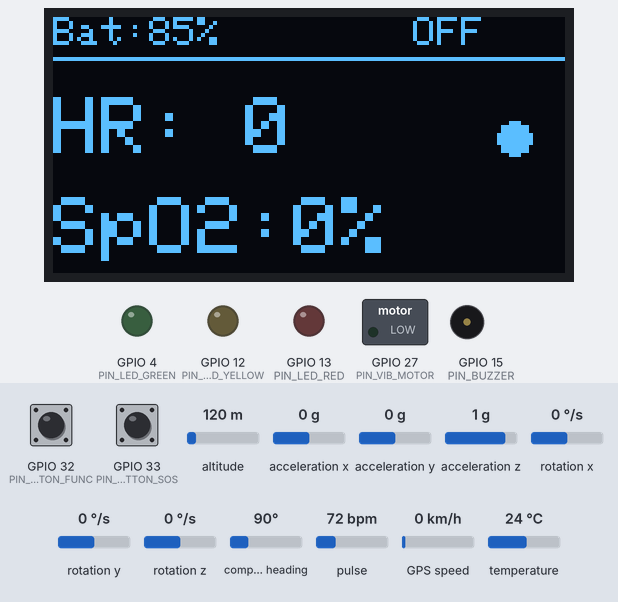
Simulated run of this sketch. Board: ESP32. Parts: 128×64 one-colour display, switched loads named in the sketch (green lamp = pin HIGH), output pins drawn as LEDs (lit = HIGH), buzzer (waves = sounding, pin HIGH). The inputs (shaded band) are chosen by the test bench; at power-on: GPIO 33 (PIN_BUTTON_SOS) HIGH, GPIO 32 (PIN_BUTTON_FUNC) HIGH, altitude 120 m, acceleration x 0 g, acceleration y 0 g, acceleration z 1 g, rotation x 0 °/s, rotation y 0 °/s, rotation z 0 °/s, compass heading 90°, pulse 72 bpm, GPS speed 0 km/h, temperature 24 °C. The display library's start-up logo is not drawn; random numbers use the default seed unless the sketch sets one; the GPS gets a fix after 3 s at 37.7749, -122.4194 with 8 satellites; no radio packets arrive unless stated; what the sketch prints to the serial monitor is not drawn.

Above: at 3.2 s.
3.3 s: GPIO 33 (PIN_BUTTON_SOS) pulled LOW for 0.15 s
At 3.8 s:
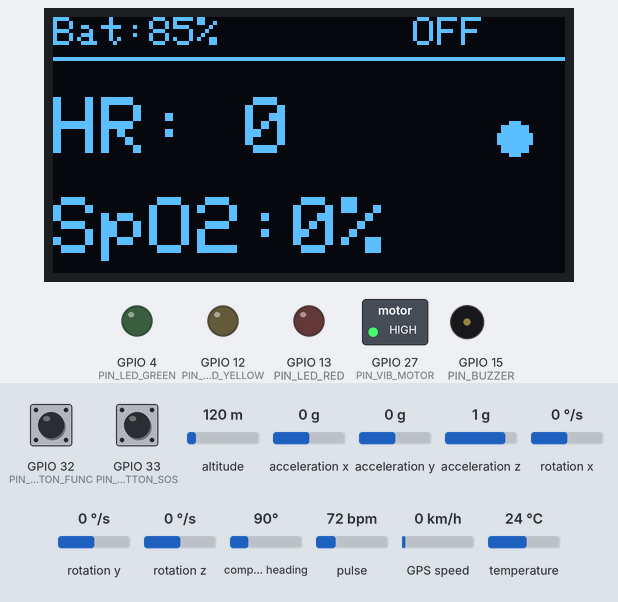
4.0 s: GPIO 33 (PIN_BUTTON_SOS) pulled LOW for 1 s
At 5.4 s:
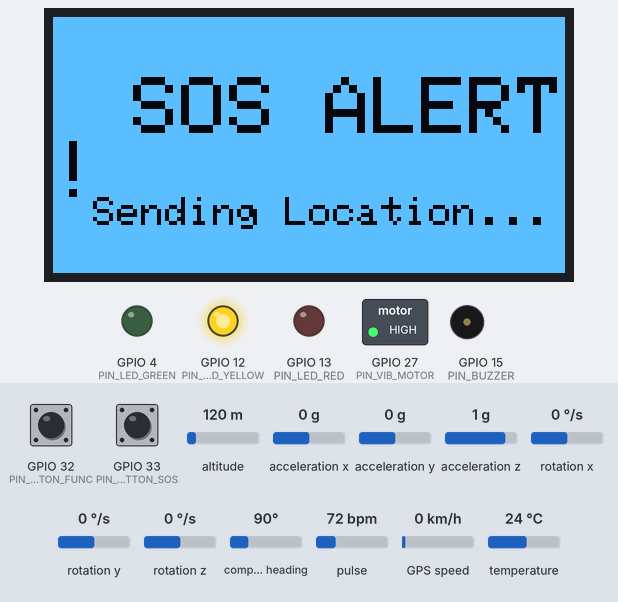
7.0 s: GPIO 32 (PIN_BUTTON_FUNC) pulled LOW for 0.15 s
At 7.44 s:
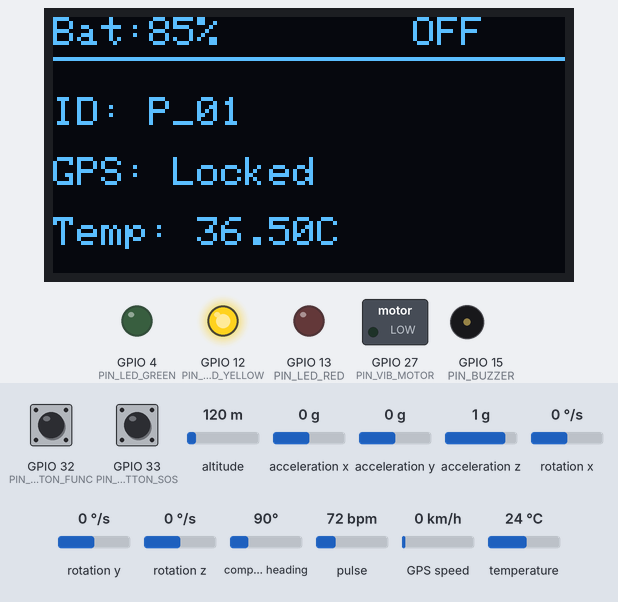
7.7 s: GPIO 32 (PIN_BUTTON_FUNC) pulled LOW for 3.2 s
At 11.4 s:
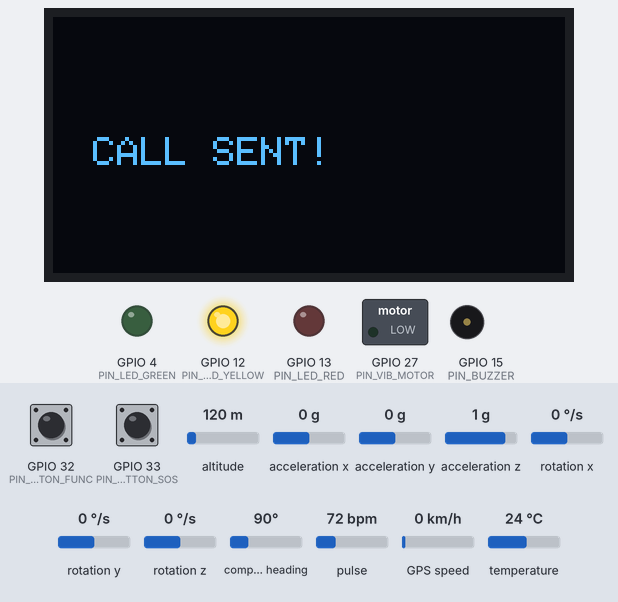
11.5 s: altitude set to 20 m
15.5 s: GPIO 32 (PIN_BUTTON_FUNC) pulled LOW for 0.15 s
At 16.6 s:
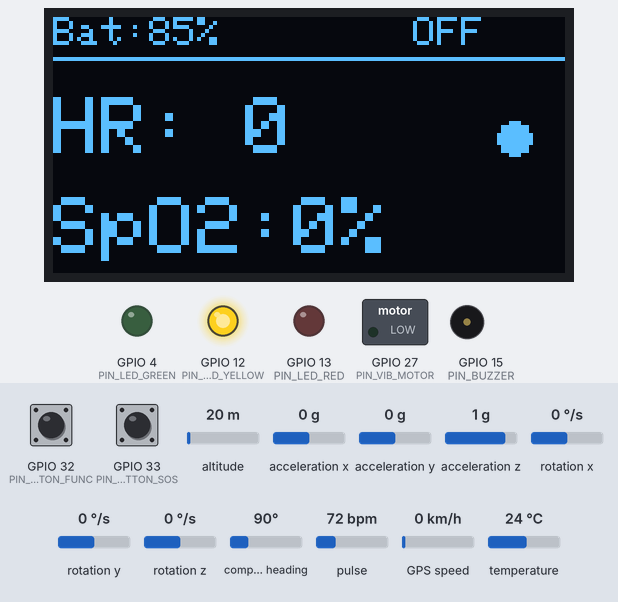
Timing chart, 0 to 17.2 s (numbered marks = the images above; inputs shaded):
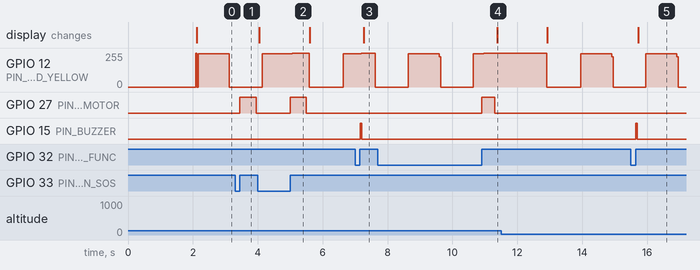

The sketch:

Wrist_Band.ino
```cpp
#include "MAX30100_PulseOximeter.h"
#include <Adafruit_GFX.h>
#include <Adafruit_MPU6050.h>
#include <Adafruit_SSD1306.h>
#include <Adafruit_Sensor.h>
#include <ArduinoJson.h>
#include <LoRa.h>
#include <SPI.h>
#include <TinyGPS++.h>
#include <WiFi.h>
#include <Wire.h>
#include <esp_now.h>

// --- OLED CONFIG ---
#define SCREEN_WIDTH 128
#define SCREEN_HEIGHT 64
#define OLED_RESET -1
Adafruit_SSD1306 display(SCREEN_WIDTH, SCREEN_HEIGHT, &Wire, OLED_RESET);

// --- HARDWARE CONFIGURATION (ESP32 DevKit V1) ---
// Buttons
#define PIN_BUTTON_SOS 33  // BUTTON A (Red?): SOS Activate/Deactivate
#define PIN_BUTTON_FUNC 32 // BUTTON B (Green?): Page / Call / Cancel

// LEDs (Status Indicators)
#define PIN_LED_GREEN 4   // Safe / Heartbeat
#define PIN_LED_YELLOW 12 // Alert / Warning
#define PIN_LED_RED 13    // SOS / Emergency

// Haptic & Audio
#define PIN_BUZZER 15    // Active High Buzzer
#define PIN_VIB_MOTOR 27 // Vibration Motor (Transistor Driven)

// LoRa RA-02
#define LORA_SCK 18
#define LORA_MISO 19
#define LORA_MOSI 23
#define LORA_NSS 5
#define LORA_RST 14
#define LORA_DIO0 26

// GPS NEO-6M
#define GPS_RX 16
#define GPS_TX 17

// Constants
#define BAND 433E6
#define NODE_ID "P_01"

// Global Objects
TinyGPSPlus gps;
HardwareSerial gpsSerial(2);
PulseOximeter pox;
Adafruit_MPU6050 mpu;

// --- STATE MANAGEMENT ---
unsigned long lastSendTime = 0;
const int SEND_INTERVAL = 3000;

// Vitals Simulation
int heartRate = 72;
int spo2 = 98;
bool isEmergency = false;
bool isCardiacEvent = false;
bool isWorn = false;
bool fallDetected = false;
int batteryLevel = 85;

// Button Logic
bool lastSosState = HIGH;
bool lastFuncState = HIGH;
unsigned long pressTimeFunc = 0;
unsigned long pressTimeSos = 0;

// UI State
int currentPage = 0; // 0=Vitals, 1=Info, 2=QR/ID
unsigned long lastDisplayUpdate = 0;

// Fall Detection State Machine
bool trigger_ff = false;
bool trigger_impact = false;
unsigned long ff_timestamp = 0;
unsigned long impact_timestamp = 0;

// ESP-NOW Structure
typedef struct struct_message {
  char type[10]; // "UPDATE"
  int slot_id;
  int hour;
  int minute;
} struct_message;

struct_message myData;
esp_now_peer_info_t peerInfo;
uint8_t broadcastAddress[] = {0xFF, 0xFF, 0xFF, 0xFF, 0xFF, 0xFF};

// --- FEEDBACK HELPERS ---
void triggerHaptic(int duration) {
  digitalWrite(PIN_VIB_MOTOR, HIGH);
  delay(duration);
  digitalWrite(PIN_VIB_MOTOR, LOW);
}

void triggerBeep(int duration) {
  digitalWrite(PIN_BUZZER, HIGH);
  delay(duration);
  digitalWrite(PIN_BUZZER, LOW);
}

// --- GPS UPDATE ---
void updateGPS() {
  while (gpsSerial.available() > 0) {
    gps.encode(gpsSerial.read());
  }
}

// --- SENSOR CHECKS (ADVANCED FALL DETECTION) ---
void checkFall() {
  sensors_event_t a, g, temp;
  mpu.getEvent(&a, &g, &temp);

  // Calculate Total G-Force (a.acceleration is in m/s^2, divide by 9.8 to get
  // G)
  float ax_g = a.acceleration.x / 9.8;
  float ay_g = a.acceleration.y / 9.8;
  float az_g = a.acceleration.z / 9.8;
  float total_g = sqrt(pow(ax_g, 2) + pow(ay_g, 2) + pow(az_g, 2));

  // STAGE 1: Detect Free Fall (< 0.5g)
  if (total_g < 0.5 && !trigger_ff) {
    trigger_ff = true;
    ff_timestamp = millis();
  }

  // STAGE 2: Detect Impact (> 3.0g) within 500ms of Free Fall
  if (trigger_ff) {
    if (millis() - ff_timestamp < 500) {
      if (total_g > 3.0) {
        trigger_impact = true;
        impact_timestamp = millis();
        trigger_ff = false;
        Serial.println("Stage 2: Impact Detected!");
      }
    } else {
      trigger_ff = false;
    }
  }

  // STAGE 3: Inactivity Check (Low Gyro) for 2s after Impact
  if (trigger_impact) {
    if (millis() - impact_timestamp > 2000) {
      float gx = abs(g.gyro.x);
      float gy = abs(g.gyro.y);
      float gz = abs(g.gyro.z);

      if (gx < 0.35 && gy < 0.35 && gz < 0.35) {
        if (!isEmergency) {
          Serial.println("!!! FALL CONFIRMED - NO MOVEMENT !!!");
          isEmergency = true;
          fallDetected = true;
          triggerHaptic(2000);
          triggerBeep(2000);
        }
      } else {
        Serial.println("Movement detected - Fall Cancelled");
      }
      trigger_impact = false;
    }
  }
}

// --- OLED UPDATE (PRO UI) ---
void updateDisplay() {
  display.clearDisplay();
  display.setTextColor(SSD1306_WHITE);

  // 1. EMERGENCY UI
  if (isEmergency) {
    display.invertDisplay(true); // FLASH SCREEN
    display.setTextSize(2);
    display.setCursor(20, 15);
    if (fallDetected)
      display.println("FALL!!");
    else
      display.println("SOS ALERT!");

    display.setTextSize(1);
    display.setCursor(10, 45);
    display.print("Sending Location...");
    display.display();
    return;
  }
  display.invertDisplay(false);

  // 2. NORMAL UI
  // Top Bar: Battery | LoRa
  display.setTextSize(1);
  display.setCursor(0, 0);
  display.print("Bat:");
  display.print(batteryLevel);
  display.print("%");

  display.setCursor(90, 0);
  display.print(isWorn ? "WORN" : "OFF");

  display.drawLine(0, 10, 128, 10, 1);

  // Pages
  if (currentPage == 0) { // VITALS PAGE
    display.setTextSize(2);
    display.setCursor(0, 20);
    display.print("HR: ");
    display.println(isWorn ? heartRate : 0);
    display.setCursor(0, 45);
    display.print("SpO2:");
    display.print(isWorn ? spo2 : 0);
    display.println("%");

    // Activity Icon mockup
    display.fillCircle(115, 30, 4, 1); // Mock "Pulse" dot
  } else if (currentPage == 1) {       // INFO PAGE
    display.setTextSize(1);
    display.setCursor(0, 20);
    display.print("ID: ");
    display.println(NODE_ID);
    display.setCursor(0, 35);
    display.print("GPS: ");
    if (gps.location.isValid())
      display.println("Locked");
    else
      display.println("Searching...");
    display.setCursor(0, 50);
    display.print("Temp: ");
    display.print(36.5);
    display.println("C");
  }

  // Footer Actions
  // display.drawLine(0, 54, 128, 54, 1);

  display.display();
}

// --- STATUS INDICATORS ---
void updateIndicators() {
  digitalWrite(PIN_LED_GREEN, LOW);
  digitalWrite(PIN_LED_YELLOW, LOW);
  digitalWrite(PIN_LED_RED, LOW);

  if (!isWorn) {
    static bool blinkState = false;
    static unsigned long lastBlink = 0;
    if (millis() - lastBlink > 1000) {
      blinkState = !blinkState;
      lastBlink = millis();
    }
    digitalWrite(PIN_LED_YELLOW, blinkState ? HIGH : LOW);
    return;
  }

  if (isEmergency) {
    // SOS: Fast Red Strobe + Siren
    static bool blinkState = false;
    static unsigned long lastBlink = 0;
    if (millis() - lastBlink > 100) {
      blinkState = !blinkState;
      lastBlink = millis();
      if (blinkState) {
        digitalWrite(PIN_VIB_MOTOR, HIGH);
        digitalWrite(PIN_BUZZER, HIGH);
      } else {
        digitalWrite(PIN_VIB_MOTOR, LOW);
        digitalWrite(PIN_BUZZER, LOW);
      }
    }
    digitalWrite(PIN_LED_RED, blinkState ? HIGH : LOW);
  } else {
    // Safe
    static unsigned long lastBeat = 0;
    if (millis() - lastBeat > 1000) {
      digitalWrite(PIN_LED_GREEN, HIGH);
      delay(50);
      digitalWrite(PIN_LED_GREEN, LOW);
      lastBeat = millis();
    }
  }
}

// --- COMMUNICATION ---
void sendLoRaTelemetry() {
  updateGPS();

  if (isEmergency) {
    heartRate = 0;
    spo2 = 0;
  } else {
    heartRate = random(70, 78);
    spo2 = random(97, 99);
  }

  JsonDocument doc;
  doc["node"] = NODE_ID;
  doc["hr"] = heartRate;
  doc["oxy"] = spo2;
  doc["sos"] = isEmergency;
  doc["fall"] = fallDetected;
  doc["worn"] = isWorn;

  if (gps.location.isValid()) {
    doc["lat"] = gps.location.lat();
    doc["lng"] = gps.location.lng();
  } else {
    doc["lat"] = 0.0;
    doc["lng"] = 0.0;
  }

  String jsonString;
  serializeJson(doc, jsonString);

  LoRa.beginPacket();
  LoRa.print(jsonString);
  LoRa.endPacket();

  Serial.print("[TX] ");
  Serial.println(jsonString);
}

void checkButtons() {
  int sosState = digitalRead(PIN_BUTTON_SOS);
  int funcState = digitalRead(PIN_BUTTON_FUNC);

  // BUTTON 1 (SOS): TOGGLE EMERGENCY
  if (sosState == LOW && lastSosState == HIGH) {
    pressTimeSos = millis();
  }
  if (sosState == HIGH && lastSosState == LOW) {
    if (millis() - pressTimeSos > 50) { // Debounce
      isEmergency = !isEmergency;
      isCardiacEvent = false;
      fallDetected = false;
      triggerHaptic(500);
      Serial.println(isEmergency ? "SOS ON" : "SOS OFF");
      sendLoRaTelemetry();
    }
  }

  // BUTTON 2 (FUNC): PAGE / CALL / CANCEL
  if (funcState == LOW && lastFuncState == HIGH) {
    pressTimeFunc = millis();
  }

  // Detect Release (Short vs Long)
  if (funcState == HIGH && lastFuncState == LOW) {
    unsigned long duration = millis() - pressTimeFunc;

    if (duration > 50 && duration < 1000) {
      // SHORT PRESS: Check SOS State first
      if (isEmergency) {
        // Confirm to Cancel? Maybe require long press.
        // For simple interaction, short press does nothing or maybe flips page.
        // Let's allow page flip even in emergency but keep alarm going.
        currentPage = (currentPage + 1) % 2;
        updateDisplay();
      } else {
        // Cycle Page
        currentPage = (currentPage + 1) % 2;
        triggerBeep(50);
        updateDisplay();
      }
    } else if (duration >= 1000) {
      // LONG PRESS:
      if (isEmergency) {
        // CANCEL EMERGENCY
        isEmergency = false;
        fallDetected = false;
        triggerBeep(100);
        triggerBeep(100);
        sendLoRaTelemetry();
      } else {
        // SEND CALL REQUEST
        Serial.println("CALL REQUEST");
        triggerHaptic(200);
        triggerHaptic(200);

        JsonDocument doc;
        doc["node"] = NODE_ID;
        doc["sos"] = false;
        doc["call"] = true;
        doc["worn"] = isWorn;

        String jsonString;
        serializeJson(doc, jsonString);
        LoRa.beginPacket();
        LoRa.print(jsonString);
        LoRa.endPacket();

        // Visual Feedback
        display.clearDisplay();
        display.setCursor(10, 30);
        display.println("CALL SENT!");
        display.display();
        delay(1500);
      }
    }
  }

  lastSosState = sosState;
  lastFuncState = funcState;
}

// --- SETUP ---
void setup() {
  Serial.begin(115200);
  gpsSerial.begin(9600, SERIAL_8N1, GPS_RX, GPS_TX);

  pinMode(PIN_BUTTON_SOS, INPUT_PULLUP);
  pinMode(PIN_BUTTON_FUNC, INPUT_PULLUP);

  pinMode(PIN_LED_GREEN, OUTPUT);
  pinMode(PIN_LED_YELLOW, OUTPUT);
  pinMode(PIN_LED_RED, OUTPUT);
  pinMode(PIN_BUZZER, OUTPUT);
  pinMode(PIN_VIB_MOTOR, OUTPUT);

  // MPU6050
  if (!mpu.begin())
    Serial.println("MPU6050 Failed");
  else {
    mpu.setAccelerometerRange(MPU6050_RANGE_8_G);
    mpu.setGyroRange(MPU6050_RANGE_500_DEG);
    mpu.setFilterBandwidth(MPU6050_BAND_21_HZ);
  }

  if (!pox.begin())
    Serial.println("MAX30100 Failed");
  else
    pox.setIRLedCurrent(MAX30100_LED_CURR_7_6MA);

  // OLED
  if (!display.begin(SSD1306_SWITCHCAPVCC, 0x3C))
    Serial.println(F("SSD1306 failed"));
  display.display();
  delay(2000);
  display.clearDisplay();

  WiFi.mode(WIFI_STA);
  if (esp_now_init() == ESP_OK) {
    memcpy(peerInfo.peer_addr, broadcastAddress, 6);
    peerInfo.channel = 0;
    peerInfo.encrypt = false;
    esp_now_add_peer(&peerInfo);
  }

  SPI.begin(LORA_SCK, LORA_MISO, LORA_MOSI, LORA_NSS);
  LoRa.setPins(LORA_NSS, LORA_RST, LORA_DIO0);
  if (!LoRa.begin(BAND)) {
    digitalWrite(PIN_LED_RED, HIGH);
    while (1)
      ;
  }
}

void loop() {
  checkButtons();
  updateGPS();
  checkFall();
  updateIndicators();
  pox.update();

  // WEAR DETECTION
  bool currentWornState = (pox.getIR() > 7000);
  if (currentWornState != isWorn) {
    isWorn = currentWornState;
    sendLoRaTelemetry();
    if (isWorn)
      triggerBeep(100);
  }

  if (millis() - lastSendTime > SEND_INTERVAL) {
    if (isWorn)
      sendLoRaTelemetry();
    lastSendTime = millis();
  }

  // CHECK FOR INCOMING MESSAGES (REMINDERS)
  int packetSize = LoRa.parsePacket();
  if (packetSize) {
    String packet = "";
    while (LoRa.available())
      packet += (char)LoRa.read();

    if (packet.indexOf(NODE_ID) >= 0 && packet.indexOf("REMINDER") >= 0) {
      display.clearDisplay();
      display.setTextSize(2);
      display.setCursor(0, 20);
      display.println("TAKE MEDS!");
      display.display();
      for (int i = 0; i < 3; i++) {
        triggerHaptic(500);
        triggerBeep(500);
        delay(200);
      }
      delay(2000);
    }
  }

  // Update Display periodically
  if (millis() - lastDisplayUpdate > 500) {
    updateDisplay();
    lastDisplayUpdate = millis();
  }
}
```

Measured:
- after the input at 3.3 s, GPIO 27 (PIN_VIB_MOTOR): LOW → HIGH after 0.15 s, → LOW 0.50 s later
- after the input at 4.0 s, GPIO 27 (PIN_VIB_MOTOR): LOW → HIGH after 1.0 s, → LOW 0.50 s later
- after the input at 7.0 s, GPIO 15 (PIN_BUZZER): LOW → HIGH after 0.15 s, → LOW 0.05 s later; the display: changes after 0.26 s (image 3)
- after the input at 7.7 s, GPIO 27 (PIN_VIB_MOTOR): LOW → HIGH after 3.2 s, → LOW 0.40 s later; the display: changes after 3.7 s (image 4)
- after the input at 15.5 s, GPIO 15 (PIN_BUZZER): LOW → HIGH after 0.15 s, → LOW 0.05 s later; the display: changes after 0.23 s (image 5)
